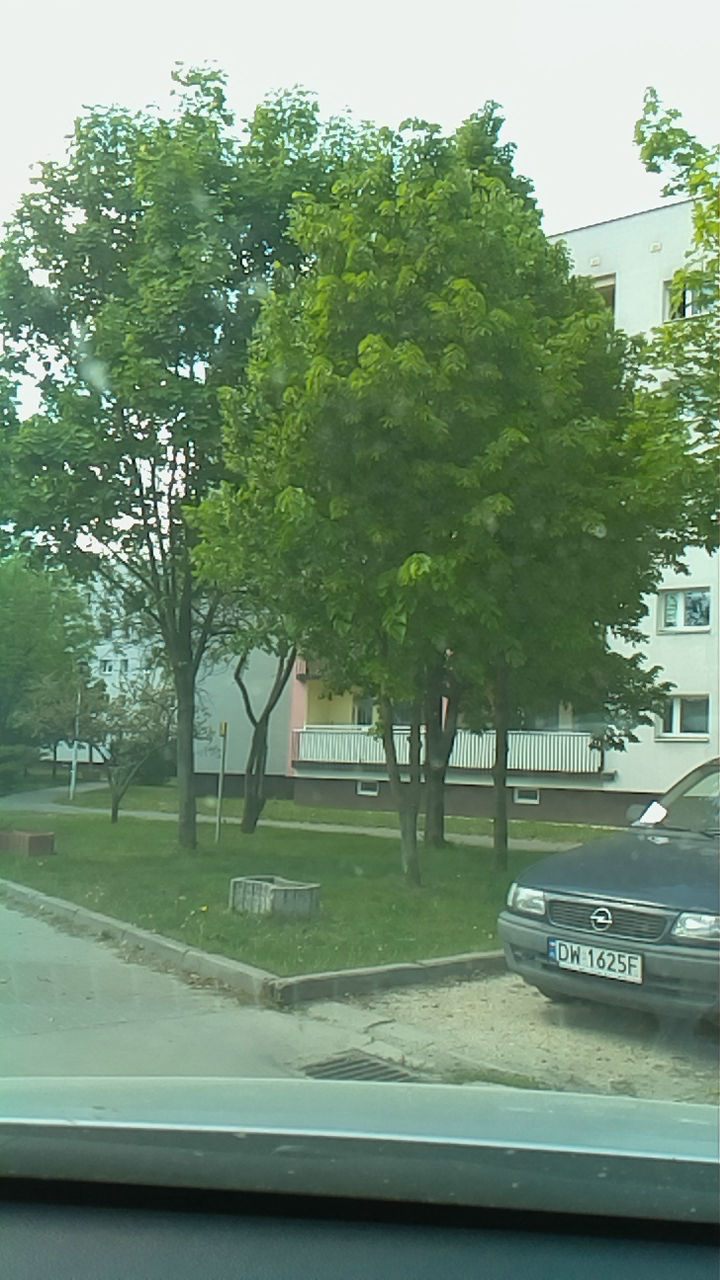
#> input picture positive/20220317134637_8_camera_capture.png, 720 x 1280 px
$ python -i Filters.py   (imports and definitions only)   (older library calls are emulated)
#> lines starting #> are read from the running program, lines starting #| are printed output that depends on the picture; after the words box and inside, x2 and y2 are one past the last pixel; in counts of white or black regions, pixels touching at a corner belong together
import math
import random

import cv2
import numpy as np
import random
from matplotlib import pyplot as plt
from sklearn.cluster import MeanShift, DBSCAN


hsv_limits = {
    "white": np.array([[0,0,100], [255,150,255]]),
    "black": np.array([[0,0,0], [255,255,50]]),
    "yellow": np.array([[20,0,0], [30,255,255]])
}

# [6 lines left out: function gen_color, not called in this run]

class Filters():
    def __init__(self):
        pass
    # [6 lines left out: function histogram, not called in this run]

    @staticmethod
    def gaussian_blur(image, size=(9,9)):
        return cv2.GaussianBlur(image, size, 0)

    # [12 lines left out: functions sum_mask, intersection_mask, not called in this run]

    @staticmethod
    def apply_mask(image, mask):
        return cv2.bitwise_and(image, image, mask=mask)

    # [116 lines left out: functions corner_detection_gray, mean_shift_location, k_means_location, k_means, edge_filter, not called in this run]

    @staticmethod
    def variance_filter(image, element=cv2.getStructuringElement(cv2.MORPH_RECT, (9, 9)), adaptive_range=15):
        mask = Filters.variance_filter_gray(image[:,:,0], element, adaptive_range)
        mask = cv2.bitwise_or(mask, Filters.variance_filter_gray(image[:,:,1], element, adaptive_range))
        mask = cv2.bitwise_or(mask, Filters.variance_filter_gray(image[:,:,2], element, adaptive_range))
        return mask

    @staticmethod
    def variance_filter_gray(image, element = cv2.getStructuringElement(cv2.MORPH_ELLIPSE, (9,9)), adaptive_range=15):

        out = image.copy()
        kernel = np.array([[0, -1, 0],
                           [-1, 5, -1],
                           [0, -1, 0]])
        #out = cv2.filter2D(src=out, ddepth=-1, kernel=kernel)
        out = cv2.morphologyEx(out, cv2.MORPH_BLACKHAT, element) + cv2.morphologyEx(out, cv2.MORPH_TOPHAT, element)
        maxima = cv2.dilate(out, element)
        out = cv2.GaussianBlur(maxima, element.shape, 0)
        out = cv2.adaptiveThreshold(out, 255,
                                       cv2.ADAPTIVE_THRESH_GAUSSIAN_C, cv2.THRESH_BINARY, adaptive_range, 0)
        element = cv2.getStructuringElement(cv2.MORPH_ELLIPSE, (5, 5))
        out = cv2.erode(out, element)
        out = cv2.dilate(out, element)
        return out

    # [5 lines left out: function hsv_range_filter, not called in this run]

    @staticmethod
    def hsv(name):
        return hsv_limits[name]

    # [57 lines left out: functions object_detection, object_detection_bin, extract_rois, skeleton, not called in this run]

>>> import cv2
>>> picture = cv2.imread('../positive/20220317134637_8_camera_capture.png')
#> picture is the input picture: shape (1280, 720, 3); mean B, G, R 112.9, 138.6, 112.8
>>> result = Filters().variance_filter(picture)
#> in variance_filter_gray, `maxima = cv2.dilate(out, element)`:
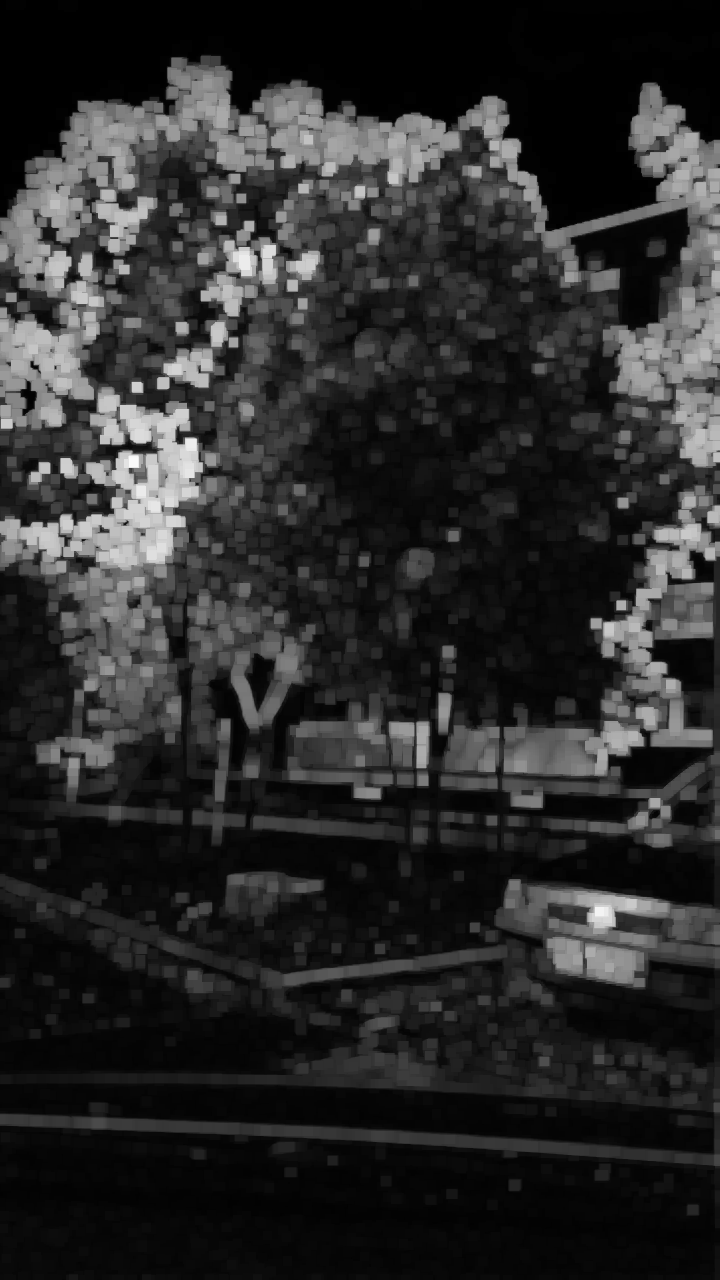
#> maxima: shape (1280, 720); min 0, max 250, mean 43
#> in variance_filter_gray, `out = cv2.adaptiveThreshold(out, 255, cv2.ADAPTIVE_THRESH_GAUSSIAN_C, ..`:
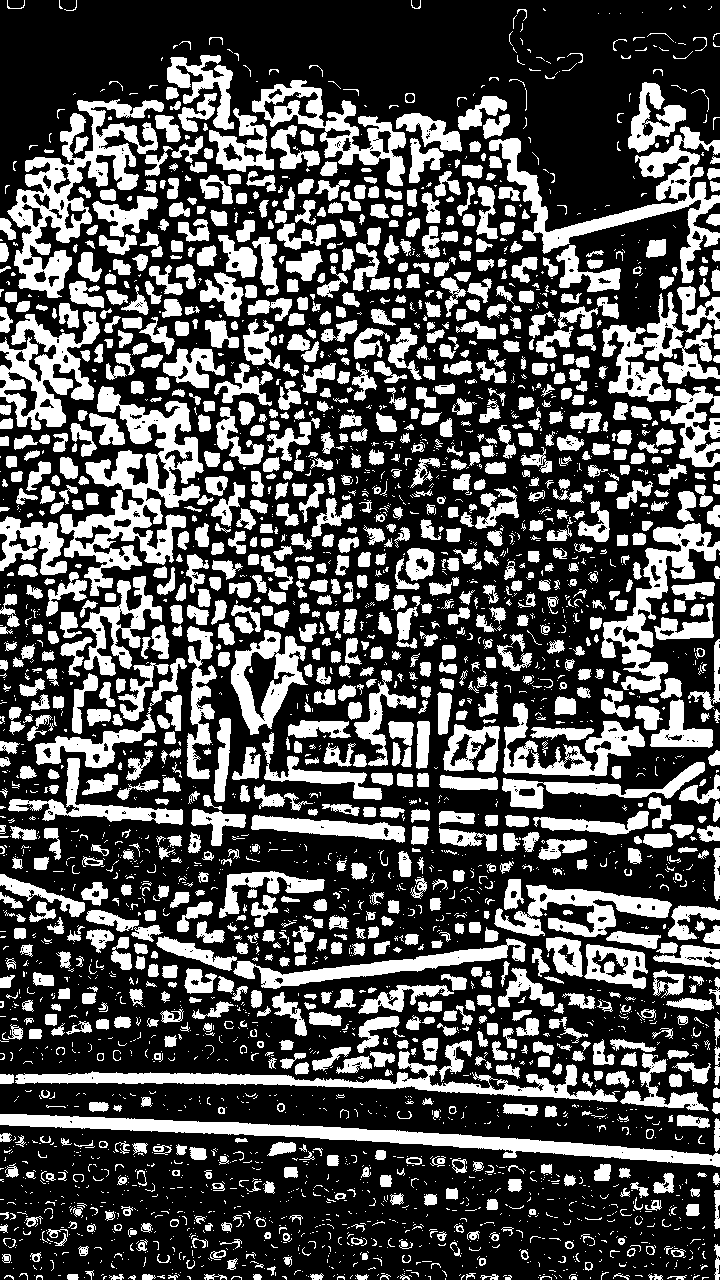
#> out: shape (1280, 720); 32.6% white; 3338 white regions (2086 under 20 px), largest, box (x1, y1, x2, y2) and area: (60, 386, 204, 596) 10522, (7, 99, 164, 298) 9226, (0, 1114, 720, 1167) 8676
#> in variance_filter_gray, `out = cv2.erode(out, element)`: out: shape (1280, 720); 13% white; 1661 white regions (636 under 20 px), largest, box (x1, y1, x2, y2) and area: (0, 1116, 710, 1163) 5580, (18, 1074, 497, 1093) 2299, (283, 947, 506, 984) 1867
#> in variance_filter_gray, `out = cv2.dilate(out, element)`: out: shape (1280, 720); 27.6% white; 1256 white regions (56 under 20 px), largest, box (x1, y1, x2, y2) and area: (0, 1114, 720, 1167) 8665, (16, 1072, 570, 1099) 5177, (489, 138, 720, 253) 4223
#> in variance_filter_gray (call 2), `out = cv2.adaptiveThreshold(out, 255, cv2.ADAPTIVE_THRESH_GAUSSIAN_C, ..`: out: shape (1280, 720); 32.9% white; 3164 white regions (1976 under 20 px), largest, box (x1, y1, x2, y2) and area: (7, 99, 168, 298) 9155, (60, 387, 204, 565) 9117, (0, 1114, 720, 1167) 8612
#> in variance_filter_gray (call 2), `out = cv2.erode(out, element)`: out: shape (1280, 720); 13.1% white; 1718 white regions (676 under 20 px), largest, box (x1, y1, x2, y2) and area: (73, 1118, 720, 1165) 5111, (491, 140, 708, 251) 2229, (262, 947, 506, 987) 1945
#> in variance_filter_gray (call 2), `out = cv2.dilate(out, element)`: out: shape (1280, 720); 28% white; 1283 white regions (68 under 20 px), largest, box (x1, y1, x2, y2) and area: (0, 1114, 720, 1167) 8609, (16, 1071, 571, 1099) 5066, (489, 138, 710, 253) 3711
#> in variance_filter, `mask = cv2.bitwise_or(mask, Filters.variance_filter_gray(image[:,:,1],..`: mask: shape (1280, 720); 30.8% white; 1178 white regions (53 under 20 px), largest, box (x1, y1, x2, y2) and area: (0, 1114, 720, 1167) 8817, (16, 1071, 571, 1099) 5555, (489, 138, 720, 253) 5114
#> call 3 of variance_filter_gray, with element = array of shape (9, 9), adaptive_range = 15
#> in variance_filter_gray (call 3), `out = cv2.adaptiveThreshold(out, 255, cv2.ADAPTIVE_THRESH_GAUSSIAN_C, ..`: out: shape (1280, 720); 32.7% white; 3197 white regions (1976 under 20 px), largest, box (x1, y1, x2, y2) and area: (46, 387, 203, 617) 10047, (8, 99, 168, 298) 8977, (0, 1114, 720, 1167) 8613
#> in variance_filter_gray (call 3), `out = cv2.erode(out, element)`:
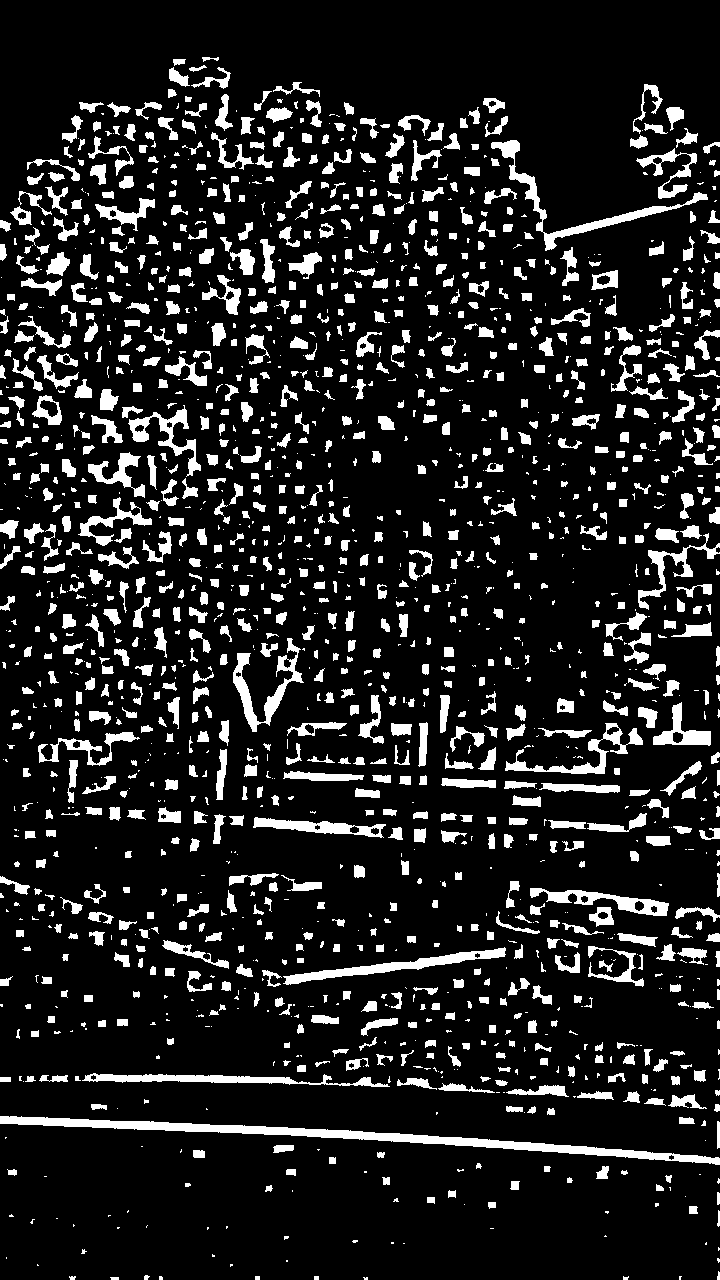
#> out: shape (1280, 720); 13.1% white; 1709 white regions (686 under 20 px), largest, box (x1, y1, x2, y2) and area: (0, 1116, 720, 1165) 5717, (491, 140, 708, 251) 2159, (283, 947, 506, 985) 1879
#> in variance_filter_gray (call 3), `out = cv2.dilate(out, element)`: out: shape (1280, 720); 27.9% white; 1278 white regions (54 under 20 px), largest, box (x1, y1, x2, y2) and area: (0, 1114, 720, 1167) 8613, (601, 523, 720, 666) 4189, (8, 184, 92, 298) 3952
#> in variance_filter, `mask = cv2.bitwise_or(mask, Filters.variance_filter_gray(image[:,:,2],..`:
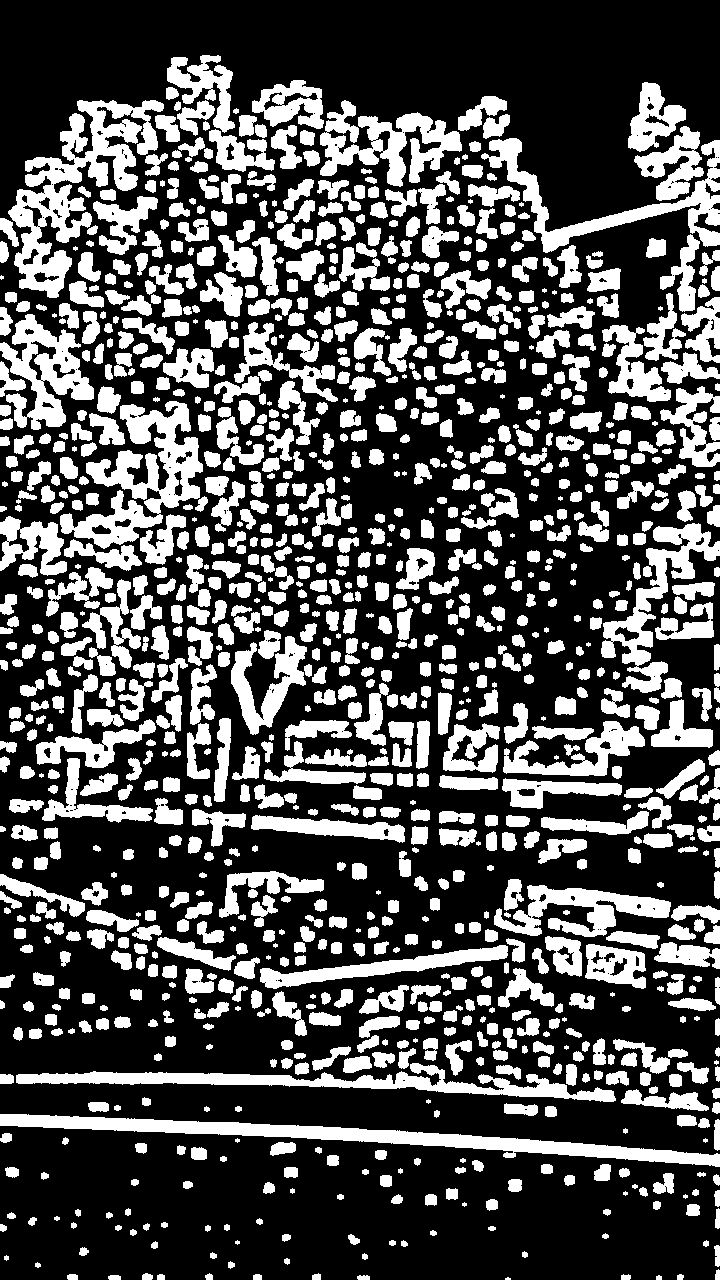
#> mask: shape (1280, 720); 32.4% white; 1144 white regions (52 under 20 px), largest, box (x1, y1, x2, y2) and area: (8, 100, 164, 298) 10302, (0, 1114, 720, 1167) 9122, (60, 401, 203, 549) 8115

$ run again, on positive/20220317134835_16_camera_capture.png
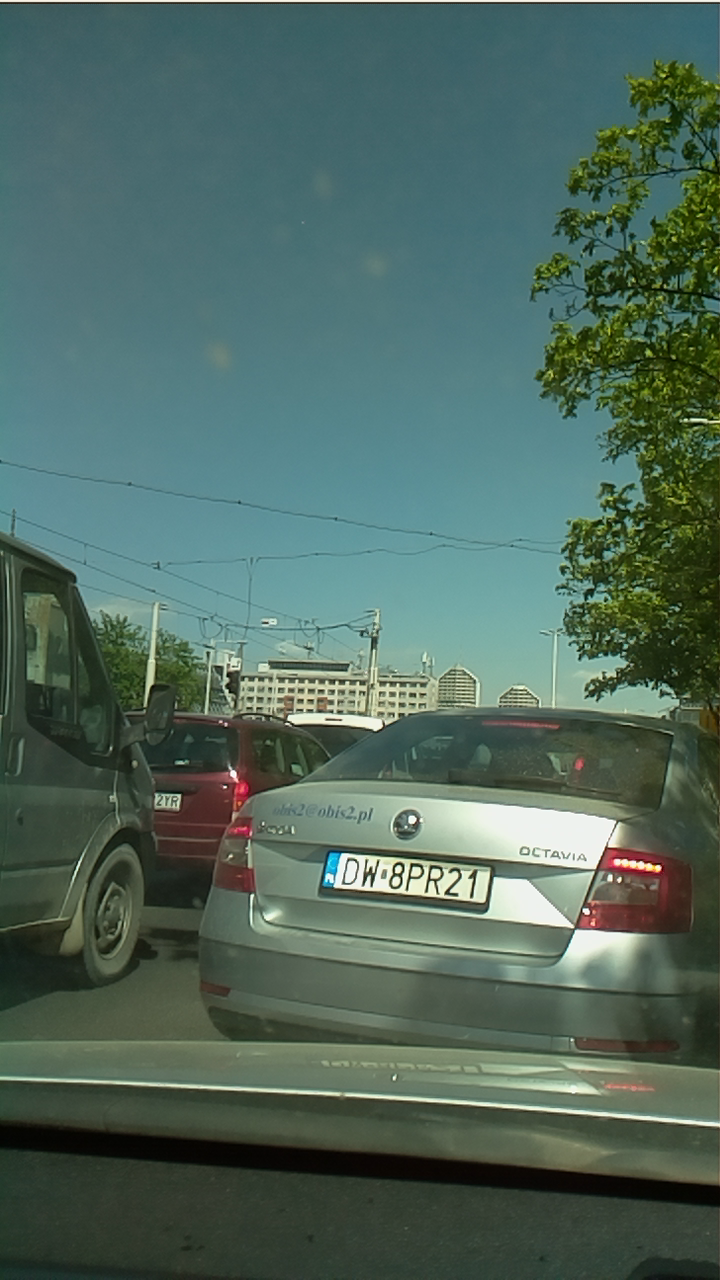
#> input picture positive/20220317134835_16_camera_capture.png, 720 x 1280 px
#> picture is the input picture: shape (1280, 720, 3); mean B, G, R 94, 104.4, 80
#> in variance_filter_gray, `out = cv2.adaptiveThreshold(out, 255, cv2.ADAPTIVE_THRESH_GAUSSIAN_C, ..`:
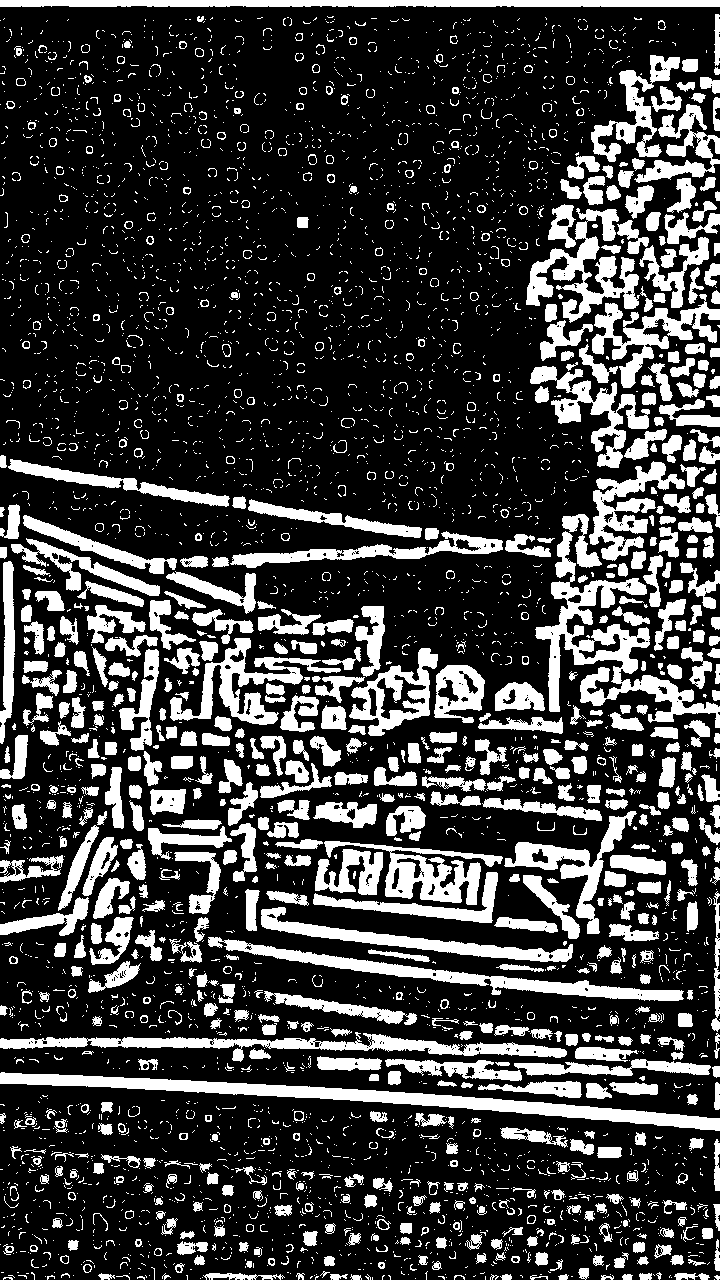
#> out: shape (1280, 720); 24% white; 4264 white regions (3436 under 20 px), largest, box (x1, y1, x2, y2) and area: (0, 1072, 720, 1131) 8449, (535, 531, 720, 728) 8201, (0, 1033, 567, 1062) 5309
#> in variance_filter, `mask = cv2.bitwise_or(mask, Filters.variance_filter_gray(image[:,:,2],..`:
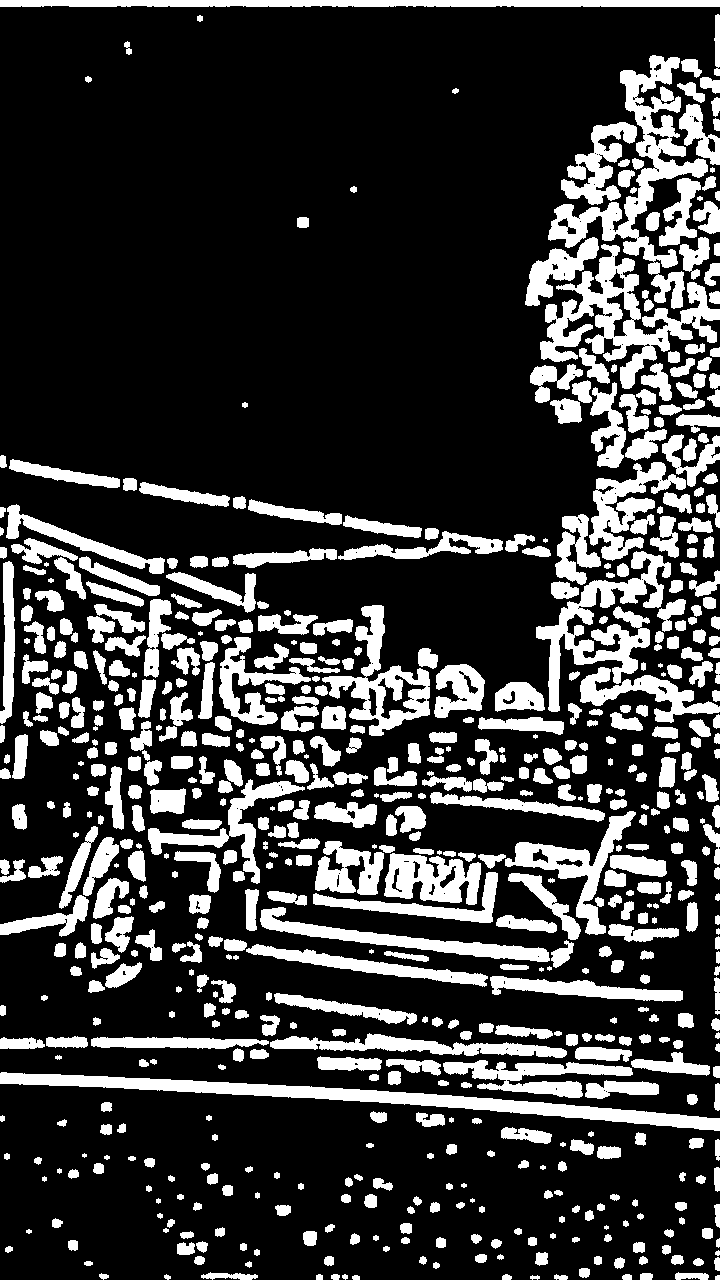
#> mask: shape (1280, 720); 22.9% white; 658 white regions (21 under 20 px), largest, box (x1, y1, x2, y2) and area: (0, 1072, 720, 1131) 8636, (548, 55, 708, 309) 8545, (540, 244, 720, 389) 8266
